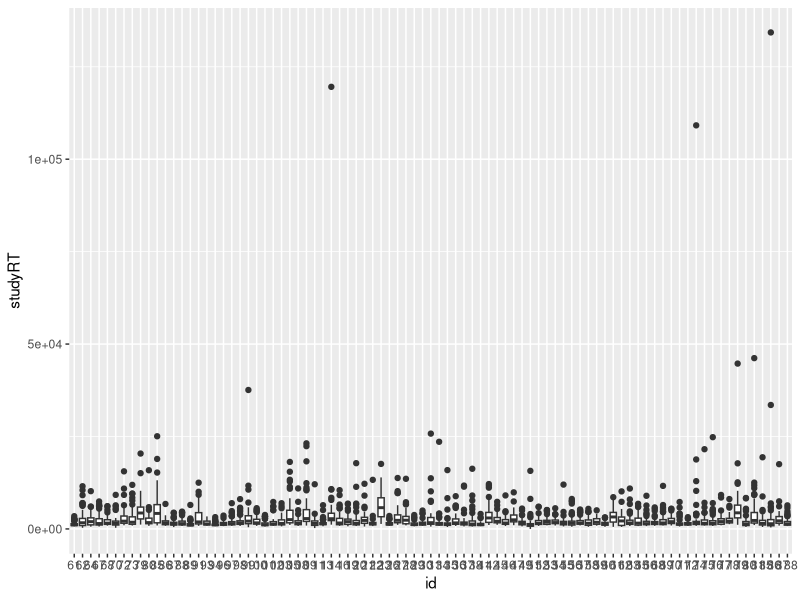
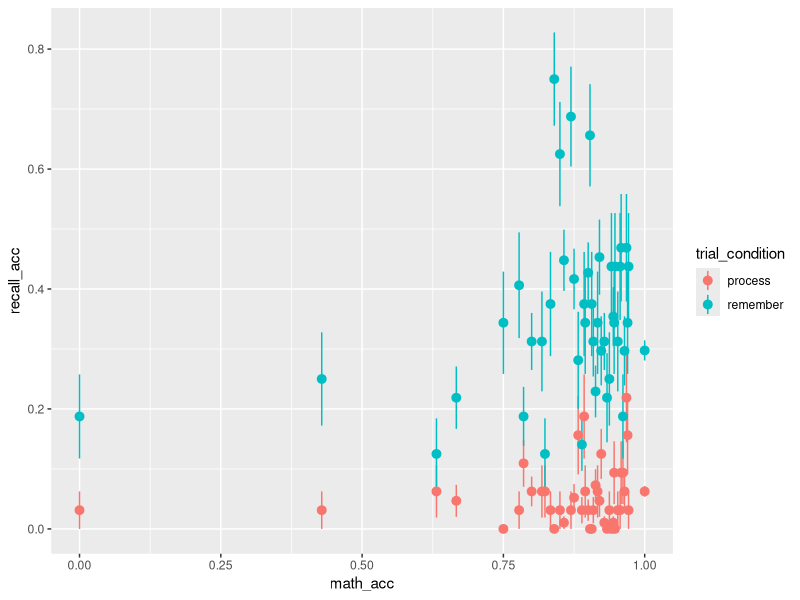
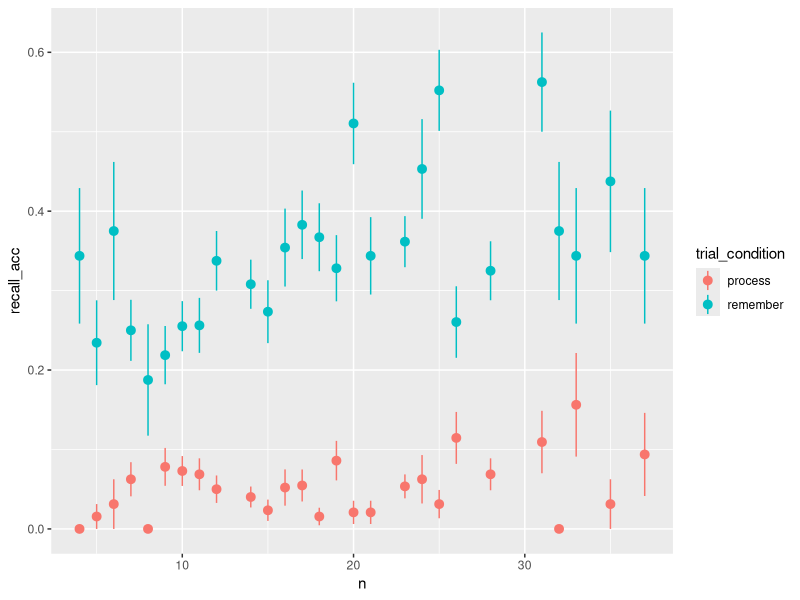
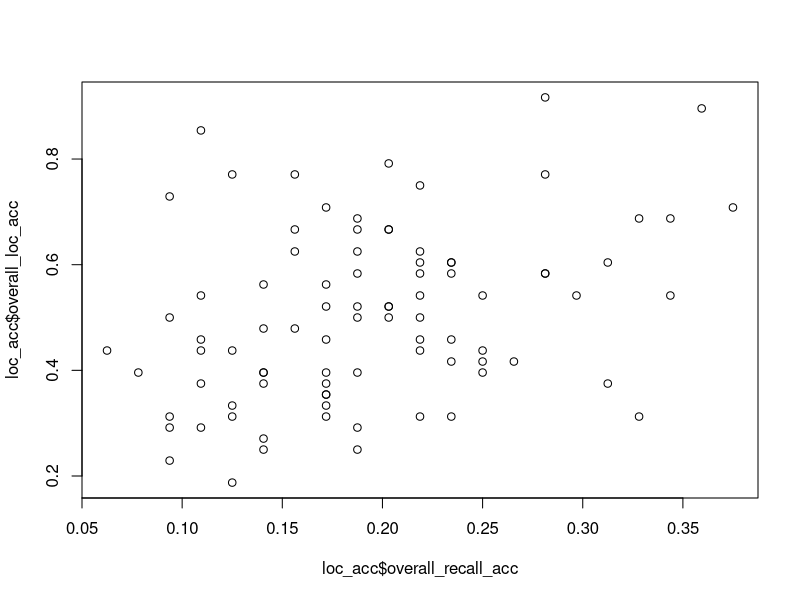
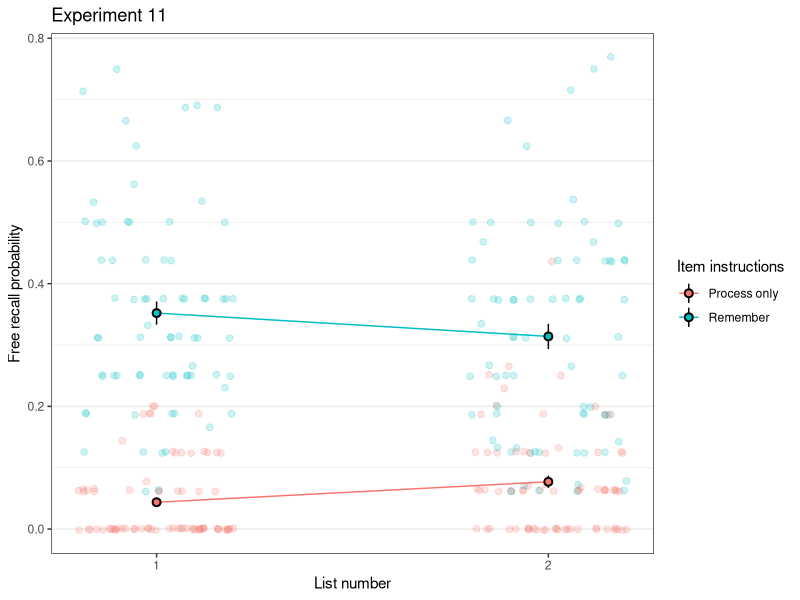
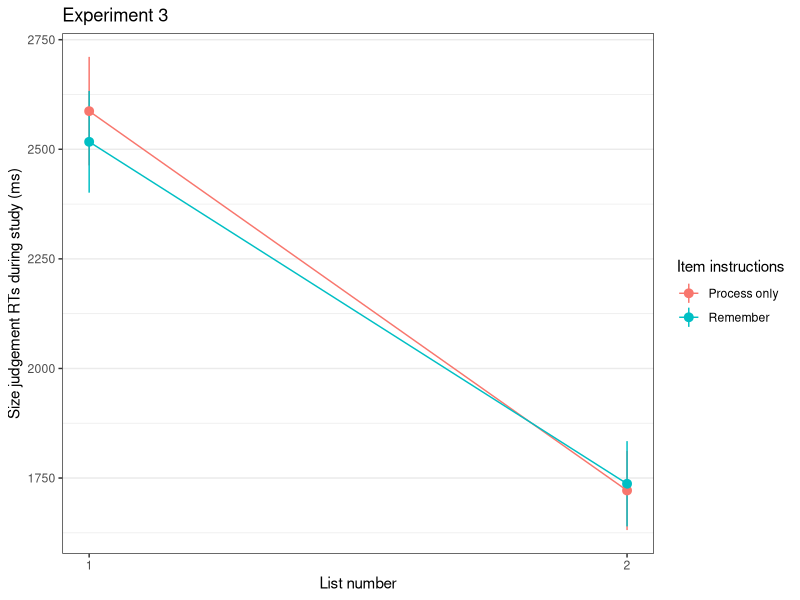
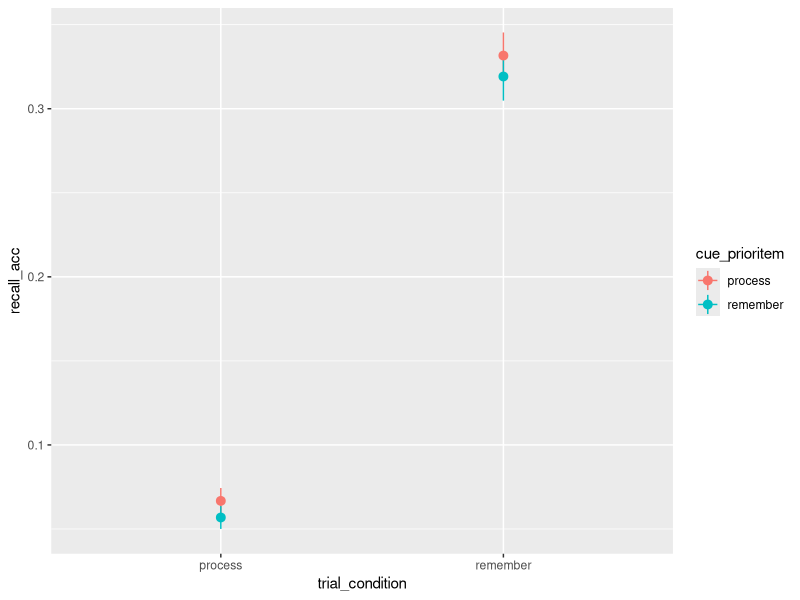
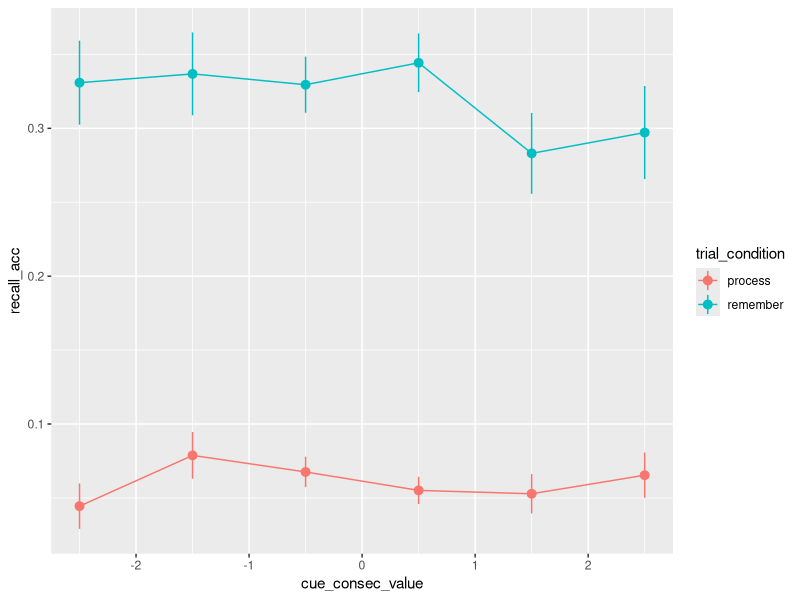

The R script that drew these images, in order: (Note: this script raises an error after producing the figures.)
library(tidyverse)
library(lme4)

#############################################################################!
# DATA                                                                   ####
#############################################################################!

memdat <- read.csv('data/exp11_corrected/preproc_mem_data.csv')
mathdat <- read.csv('data/exp11_corrected/preproc_math_data.csv')
strategies <- read.csv('data/exp11_corrected/strategies_final.csv')
names(strategies)[1] <- 'id'
strategies$id <- as.factor(strategies$id)
strategies$str1_sub <- paste(strategies$main1_joint, strategies$sub1_joint, sep=": ")
strategies$str2_sub <- paste(strategies$main2_joint, strategies$sub2_joint, sep=": ")

memdat$id <- as.factor(memdat$id)


size <- read.csv('data/mean_size_ratings.csv')
size <- select(size, -X)
memdat <- left_join(memdat, size, by=c('word1'))
memdat <- left_join(memdat, strategies, by=c('id'))

# loc acc for each subject
loc_acc <- memdat %>% 
  group_by(id) %>% 
  summarise(overall_recall_acc = mean(recall_acc),
            overall_loc_acc = mean(loc_acc, na.rm=T)) %>% 
  arrange(overall_loc_acc) %>% print(n=100)

memdat <- left_join(memdat, loc_acc)

# size recall accuracy for each subject
size_acc <- memdat %>% 
  filter(size_group != 1) %>% 
  mutate(size_recall_acc = case_when(
    size_group == 0 & resp == "smaller" ~ 1,
    size_group == 2 & resp == "larger" ~ 1,
    TRUE ~ 0
  )) %>% 
  group_by(id) %>%
  summarise(size_recall_acc = mean(size_recall_acc)) %>% 
  arrange(size_recall_acc)
memdat <- left_join(memdat, size_acc)
loc_acc <- left_join(loc_acc, size_acc)

arrange(loc_acc, size_recall_acc)
arrange(loc_acc, overall_loc_acc)

# get response RTs to decide whether to exclude participants
memdat %>% 
  ggplot(aes(id, studyRT)) +
  geom_boxplot()


# get subject accuracy
memdat %>% 
  group_by(id) %>% 
  summarise(acc = mean(recall_acc),
            exp_duration = mean(exp_duration)) %>% 
  arrange(acc) %>% 
  print(n=100)

# number of included participants if math acc >= 75%

memdat %>% 
  filter(use_help == "No" & expect_test == "No") %>% 
  select(id) %>% 
  unique() %>% 
  nrow()

memdat %>% 
  select(id, use_help, expect_test) %>% 
  unique() %>% 
  count(use_help, expect_test)

memdat %>% 
  select(id, use_help, expect_test, recall_all_q) %>% 
  unique() %>% 
  count(use_help, expect_test,recall_all_q)

# memacc as a function of math_acc
ggplot(memdat, aes(math_acc, recall_acc, color=trial_condition)) +
  stat_summary(geom="pointrange") 
ggplot(memdat, aes(n, recall_acc, color=trial_condition)) +
  stat_summary(geom="pointrange") 

# plot free recall vs loc accuracy by subject correlation
plot(loc_acc$overall_recall_acc, loc_acc$overall_loc_acc)
cor.test(loc_acc$overall_recall_acc, loc_acc$overall_loc_acc)

#############################################################################!
# PLOTS                                                                  ####
#############################################################################!

# table of recall_accuracy per condition
memdat %>% 
  filter(!exclude, overall_loc_acc > 0.25) %>% 
  group_by(id, listid, trial_condition) %>% 
  summarise(recall_acc = mean(recall_acc),
            loc_acc = mean(loc_acc)) %>% 
  group_by(listid, trial_condition) %>% 
  summarise(recall_acc = mean(recall_acc) %>% round(2),
            loc_acc = mean(loc_acc) %>% round(2)) %>% 
  gather(test_type, acc, recall_acc, loc_acc) %>% 
  spread(trial_condition, acc) %>% 
  mutate(total = (process+remember)/2) %>% 
  arrange(test_type, listid)

# table of counts per condition
memdat %>% 
  filter(!exclude) %>% 
  group_by(id, listid, trial_condition) %>% 
  summarise(n = sum(recall_acc)) %>% 
  group_by(listid, trial_condition) %>% 
  summarise(n = mean(n)) %>% 
  spread(trial_condition, n) %>% 
  mutate(total = process+remember)


# main effect of instruction and list, split by stim type
memdat %>% 
  filter(!exclude, studyRT >= 500, studyRT <= 10000) %>% 
  group_by(id,listid, trial_condition) %>% 
  summarise(recall_acc = mean(recall_acc)) %>% 
  # group_by(stimulus_condition) %>%
  # mutate(overall_recall_acc = mean(recall_acc)) %>%
  # group_by(id) %>%
  # mutate(recall_acc = recall_acc-mean(recall_acc)+overall_recall_acc) %>%
  ggplot(aes(listid, recall_acc, fill=trial_condition, color=trial_condition, label=recall_acc)) +
  geom_point(position = position_jitter(width=0.2), alpha=0.2, size=2) +
  stat_summary(geom="line") +
  stat_summary(color='black', shape=21) +
  theme_bw() +
  theme(panel.grid.major.x = element_blank(),
        panel.grid.minor.x = element_blank()) +
  scale_x_continuous("List number", breaks=c(1,2,3)) +
  scale_y_continuous("Free recall probability") +
  scale_color_discrete("Item instructions", labels=c("Process only","Remember")) +
  scale_fill_discrete("Item instructions", labels=c("Process only","Remember")) +
  ggtitle('Experiment 11')
ggsave('figures/exp11_recall_by_list_and_condition.png', width=6.5, height=4.5, units='in')

memdat %>% 
  filter(!exclude, studyRT <= 10000, studyRT >= 500) %>% 
  group_by(id,listid, trial_condition) %>% 
  mutate(rel_to_med = abs(studyRT-median(studyRT))/mad(studyRT)) %>% 
  summarise(rt = mean(studyRT)) %>% 
  mutate(overall_rt = mean(rt)) %>%
  group_by(id) %>%
  mutate(rt = rt-mean(rt)+overall_rt) %>%
  ggplot(aes(listid, rt, color=trial_condition)) +
  stat_summary(geom="pointrange") +
  stat_summary(geom="line") +
  theme_bw() +
  theme(panel.grid.major.x = element_blank(),
        panel.grid.minor.x = element_blank()) +
  scale_x_continuous("List number", breaks=c(1,2,3)) +
  scale_y_continuous("Size judgement RTs during study (ms)") +
  scale_color_discrete("Item instructions", labels=c("Process only","Remember")) +
  ggtitle('Experiment 3')
# ggsave('figures/exp3_studyRTs_by_list_and_condition.png', width=6.5, height=3, units='in')

# effect of prior cue
memdat %>% 
  filter(!exclude, studyRT <= 10000, studyRT >= 500, !is.na(cue_prioritem)) %>% 
  ggplot(aes(trial_condition, recall_acc, color=cue_prioritem)) +
  stat_summary(geom="pointrange") +
  stat_summary(geom="line")

# cumulative effect of prior cue
memdat %>% 
  filter(!exclude, studyRT <= 10000, studyRT >= 500, !is.na(cue_prioritem)) %>% 
  ggplot(aes(cue_consec_value, recall_acc, color=trial_condition)) +
  stat_summary(geom="pointrange") +
  stat_summary(geom="line")

# effect of prior cue on study RTs
memdat %>% 
  filter(!exclude, studyRT <= 10000, studyRT >= 500, !is.na(cue_prioritem)) %>% 
  group_by(id, listid, trial_condition) %>% 
  mutate(rel_to_mad = abs(studyRT-median(studyRT))/mad(studyRT)) %>% 
  filter(rel_to_mad <= 2.5) %>%
  ggplot(aes(trial_condition, studyRT, color=cue_prioritem, group=cue_prioritem)) +
  stat_summary(geom="pointrange") +
  stat_summary(geom="line")  +
  scale_y_continuous("Size judgement RTs during study (ms)") +
  scale_x_discrete('Instructions for the current item') +
  scale_color_discrete("Instructions for the\npreceding study item") +
  theme_bw() +
  ggtitle('Experiment 11')
ggsave('figures/exp11_studyRTs_by_current_and_previous_item_instructions.png', width= 5, height=3, units='in')

# cumulative effect of prior cue on RTs
memdat %>% 
  filter(!exclude, studyRT <= 10000, studyRT >= 500, !is.na(cue_prioritem)) %>% 
  ggplot(aes(reorder(cue_consec_lab,cue_consec_value), studyRT)) +
  stat_summary(geom="pointrange") +
  stat_summary(geom="line")

# effect of studyRTs on recall_accuracy
memdat %>% 
  filter(!exclude, studyRT <= 10000, studyRT >= 500) %>% 
  group_by(id) %>% 
  mutate(rt = studyRT,
         rt = (rt - mean(rt)),
         rt = ecdf(rt)(rt),
         rt = ceiling(rt*10)/10) %>% 
  ggplot(aes(rt, recall_acc, color=trial_condition)) +
  stat_summary(geom="pointrange") +
  stat_summary(geom="line") +
  scale_x_continuous("Study RT quantiles") +
  scale_y_continuous("Free recall probability") +
  scale_color_discrete("Item instructions", labels=c("Process only","Remember")) +
  ggtitle('Experiment 3') +
  theme_bw()
# ggsave('figures/exp3_recall_acc_f(studyRTs).png', width=4, height=3, units='in')

ml1 <- glmer(recall_acc1 ~ listid * trial_condition + (1|id), data=filter(memdat, !exclude, studyRT <= 10000, studyRT >= 500), family='binomial')
ml2 <- glmer(recall_acc1 ~ listid * trial_condition + I(studyRT/1000) + (1|id), data=filter(memdat, !exclude, studyRT <= 10000, studyRT >= 500), family='binomial')
ml3 <- glmer(recall_acc1 ~ listid * trial_condition + I(studyRT/1000) + (1|id), data=filter(memdat, !exclude, studyRT <= 10000, studyRT >= 500), family='binomial')
summary(ml1)
summary(ml2)
summary(ml3)

memdat %>% 
  ggplot(aes(presented_position,recall_acc)) +
  stat_summary(geom="pointrange")

#############################################################################!
# SOURCE PERFORMANCE                                                     ####
#############################################################################!
# table of location accuracy per condition
memdat %>% 
  filter(!exclude, overall_loc_acc > 0.25) %>% 
  group_by(id, listid, trial_condition) %>% 
  summarise(loc_acc = mean(loc_acc)) %>% 
  group_by(listid, trial_condition) %>% 
  summarise(loc_acc = mean(loc_acc) %>% round(2)) %>% 
  spread(trial_condition, loc_acc) %>% 
  mutate(total = (process+remember)/2)


# overall loc acc as a function of presented position
memdat %>% 
  ggplot(aes(presented_position,loc_acc)) +
  stat_summary(geom="pointrange")

# histogram of responded locations
memdat %>% 
  ggplot(aes(loc_resp)) +
  geom_histogram()

# histogram of responded locations by subject
memdat %>% 
  ggplot(aes(loc_resp)) +
  geom_histogram() +
  facet_wrap(~id)

#histogram of responded location RTs
memdat %>% 
  filter(loc_rt < 10000) %>% 
  ggplot(aes(loc_rt)) +
  geom_histogram()

sort(memdat$loc_rt)



# loc acc as a function of cue type
memdat %>% 
  filter(loc_rt > 500, !exclude) %>%
  filter(!exclude, overall_loc_acc > 0.25, listid==2) %>% 
  ungroup() %>% 
  mutate(overall_loc_acc = mean(loc_acc)) %>% 
  group_by(id) %>% 
  mutate(loc_acc = loc_acc - mean(loc_acc) + overall_loc_acc) %>%  
  group_by(id, listid, trial_condition) %>% 
  summarise(loc_acc = mean(loc_acc)) %>% 
  ggplot(aes(trial_condition, loc_acc, color=trial_condition, fill=trial_condition, group=1)) +
  geom_point(position = position_jitter(width=0.2), alpha=0.2, size=1.5) +
  stat_summary(geom="line", color='black') +
  stat_summary(geom="errorbar", width=0.05) +
  stat_summary(color='black', shape=21, size=0.5) +
  theme_bw() +
  coord_cartesian(ylim=c(0,1)) +
  scale_x_discrete('Memory instructions', breaks=c(1,2)) +
  scale_y_continuous('Source memory accuracy', breaks=c(0.25,0.5,0.75,1)) +
  scale_color_discrete('Memory instructions') +
  scale_fill_discrete('Memory instructions') +
  ggtitle('Experiment 11') 
ggsave('figures/exp11_source_memory_acc.png', width=5, height=3.5)

glmer(loc_acc ~ trial_condition + (1|id), data=filter(memdat, loc_rt > 500, !exclude, listid==2), family="binomial") %>% summary()


memdat %>% 
  filter(loc_rt > 500, loc_rt < 10000, !exclude) %>%
  filter(!exclude, overall_loc_acc > 0.25, listid==2) %>% 
  group_by(id, trial_condition, loc_acc) %>% 
  mutate(rel_to_mad = abs(loc_rt-median(loc_rt))/mad(loc_rt)) %>% 
  filter(rel_to_mad <= 2.5) %>% 
  ungroup() %>% 
  mutate(overall_loc_rt = mean(loc_rt)) %>% 
  group_by(id) %>% 
  mutate(loc_rt = loc_rt - mean(loc_rt) + overall_loc_rt) %>%  
  group_by(id, listid, trial_condition, loc_acc) %>% 
  summarise(loc_rt = mean(loc_rt)) %>% 
  ggplot(aes(loc_acc, loc_rt, color=trial_condition, fill=trial_condition)) +
  stat_summary(geom="line") +
  stat_summary(geom="errorbar", width=0.05) +
  stat_summary(color='black', shape=21, size=0.5) +
  # geom_violin() +
  theme_bw() +
  # coord_cartesian(ylim=c(0,1)) +
  # scale_x_discrete('Memory instructions', breaks=c(1,2)) +
  scale_color_discrete('Memory instructions') +
  scale_fill_discrete('Memory instructions') +
  ggtitle('Experiment 11') 

mldat <- memdat %>% 
  filter(loc_rt > 500, loc_rt < 10000, !exclude) %>%
  filter(!exclude, overall_loc_acc > 0.25, listid==2) %>%
  group_by(id) %>% 
  mutate(rel_to_mad = abs(loc_rt-median(loc_rt))/mad(loc_rt)) %>% 
  filter(rel_to_mad <= 2.5)

lmer(loc_rt ~ loc_acc * trial_condition + (trial_condition|id), data=mldat) %>% summary()


memdat %>% 
  filter(loc_rt > 500) %>% 
  ggplot(aes(study_position, loc_acc, color=trial_condition)) +
  stat_summary(geom="pointrange") +
  geom_smooth()

memdat %>% 
  filter(loc_rt > 500) %>% 
  ggplot(aes(round((loc_test_serial_position-study_position)/5)*5, loc_acc, color=trial_condition)) +
  stat_summary(geom="pointrange") +
  geom_smooth()

table(memdat$presented_position, memdat$loc_resp)


memdat %>% 
  filter(loc_rt > 500) %>%
  ggplot(aes(recall_acc, loc_acc, color=trial_condition, fill=trial_condition)) +
  stat_summary(geom="line") +
  stat_summary(geom="errorbar", width=0.05) +
  stat_summary(color='black', shape=21) +
  theme_bw() +
  coord_cartesian(ylim=c(0.25,1))



#############################################################################!
# Determine "correct" response for size judgement                        ####
#############################################################################!



memdat %>% 
  # filter(stimulus_condition == "words") %>% 
  ggplot(aes(size_group, as.numeric(resp == "larger"), color=trial_condition)) +
  stat_summary(geom="pointrange") +
  stat_summary(geom="line") +
  coord_cartesian(ylim=c(0,1))

memdat %>% 
  # filter(stimulus_condition == "words") %>% 
  ggplot(aes(size_group, recall_acc, color=trial_condition)) +
  stat_summary(geom="pointrange") +
  stat_summary(geom="line") +
  coord_cartesian(ylim=c(0,1)) +
  facet_wrap(~resp)

memdat %>% 
  filter(size_group != 1) %>% 
  mutate(size_recall_acc = case_when(
    size_group == 0 & resp == "smaller" ~ 1,
    size_group == 2 & resp == "larger" ~ 1,
    TRUE ~ 0
  )) %>% 
  group_by(trial_condition) %>% 
  summarise(size_recall_acc = mean(size_recall_acc))

memdat %>% 
  filter(size_group != 1) %>% 
  mutate(size_recall_acc = case_when(
    size_group == 0 & resp == "smaller" ~ 1,
    size_group == 2 & resp == "larger" ~ 1,
    TRUE ~ 0
  )) %>% 
  group_by(trial_condition, listid) %>% 
  summarise(size_recall_acc = mean(size_recall_acc))

memdat %>% 
  filter(size_group != 1) %>% 
  mutate(size_recall_acc = case_when(
    size_group == 0 & resp == "smaller" ~ 1,
    size_group == 2 & resp == "larger" ~ 1,
    TRUE ~ 0
  )) %>% 
  group_by(id) %>%
  summarise(size_recall_acc = mean(size_recall_acc)) %>% 
  arrange(size_recall_acc)


#############################################################################!
# Strategy analysis                                                      ####
#############################################################################!


table(strategies$main1_joint)
table(strategies$main2_joint)
table(c(strategies$main1_joint, strategies$main2_joint))
table(strategies$str1_sub)
table(c(strategies$str1_sub, strategies$str2_sub)) %>% t() %>% t()



# table of recall_accuracy per condition
memdat %>% 
  filter(!exclude, listid == 2) %>% 
  group_by(id, listid, trial_condition, main1_joint) %>% 
  summarise(recall_acc = mean(recall_acc),
            loc_acc = mean(loc_acc)) %>% 
  group_by(listid, trial_condition, main1_joint) %>% 
  summarise(recall_acc = mean(recall_acc) %>% round(2),
            loc_acc = mean(loc_acc) %>% round(2)) %>% 
  gather(test_type, acc, recall_acc, loc_acc) %>% 
  spread(trial_condition, acc) %>% 
  mutate(total = (process+remember)/2) %>% 
  arrange(test_type, listid)


strdat <- memdat %>% 
  filter(!exclude, listid == 2) %>% 
  group_by(id, listid, trial_condition, main1_joint) %>% 
  summarise(recall_acc = mean(recall_acc),
            loc_acc = mean(loc_acc)) %>% 
  group_by(listid, trial_condition, main1_joint) %>% 
  summarise(recall_acc = mean(recall_acc) %>% round(2),
            loc_acc = mean(loc_acc) %>% round(2)) %>% 
  gather(test_type, acc, recall_acc, loc_acc) %>% 
  spread(test_type, acc) %>% 
  print()


memdat %>% 
  filter(!exclude, listid == 2) %>% 
  gather(key, strategy, main1_joint, main2_joint) %>% 
  filter(strategy != "") %>% 
  ggplot(aes(trial_condition, recall_acc, color=strategy, group=strategy)) +
  stat_summary(geom="pointrange") +
  stat_summary(geom="line")

memdat %>% 
  filter(!exclude, listid == 2) %>% 
  gather(key, strategy, main1_joint, main2_joint) %>% 
  filter(strategy != "") %>% 
  ggplot(aes(trial_condition, loc_acc, color=strategy, group=strategy)) +
  stat_summary(geom="pointrange") +
  stat_summary(geom="line")


memdat %>% 
  filter(!exclude, listid == 2) %>% 
  gather(key, strategy, str1_sub, str2_sub) %>% 
  filter(strategy != ": ") %>% 
  ggplot(aes(trial_condition, recall_acc, color=strategy, group=strategy)) +
  stat_summary(geom="pointrange") +
  stat_summary(geom="line")

memdat %>% 
  filter(!exclude, listid == 2) %>% 
  gather(key, strategy, str1_sub, str2_sub) %>% 
  filter(strategy != ": ") %>% 
  ggplot(aes(trial_condition, loc_acc, color=strategy, group=strategy)) +
  stat_summary(geom="pointrange") +
  stat_summary(geom="line")
